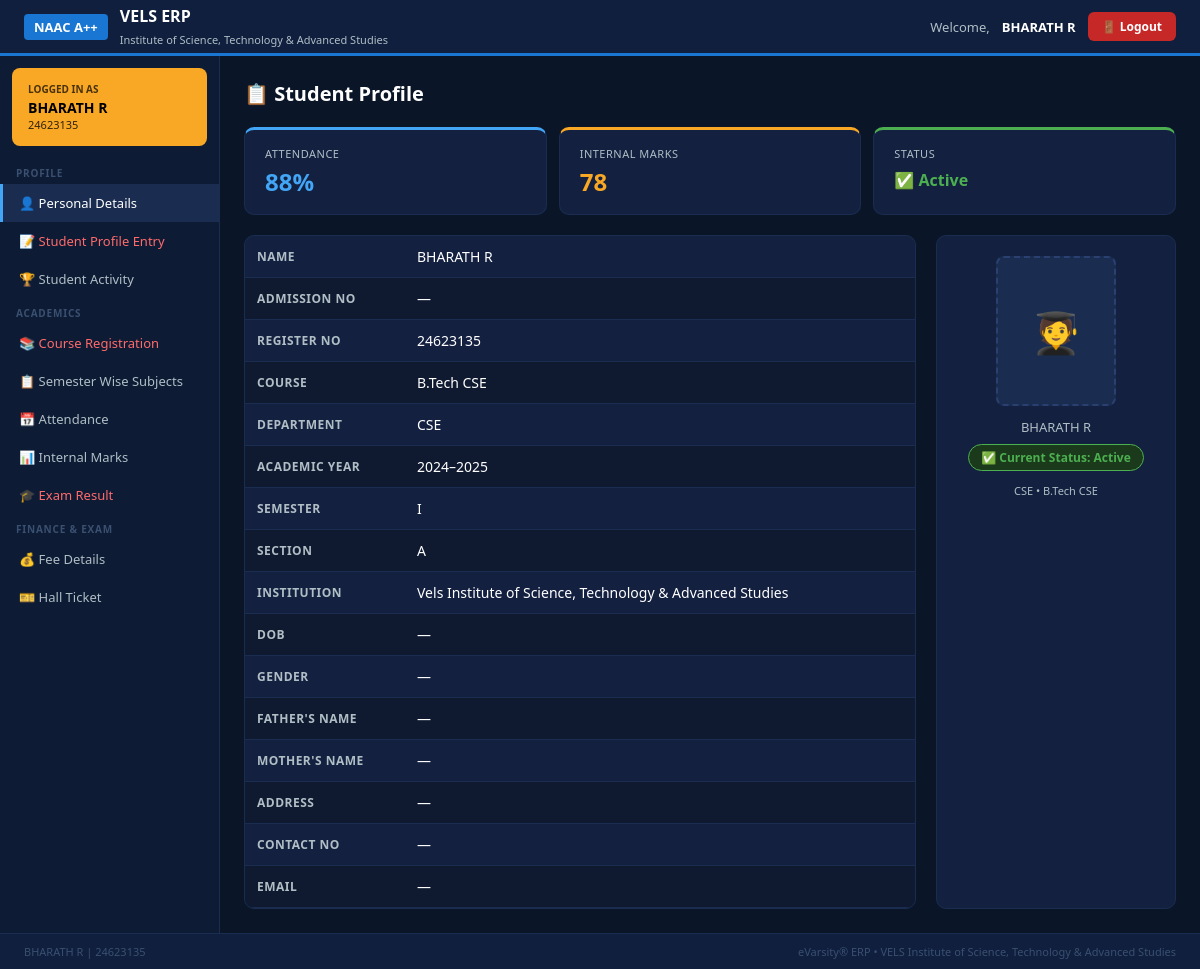
The page /student (signed in) on the database its author committed.
### tables this page shows
CREATE TABLE students (
        id INTEGER PRIMARY KEY AUTOINCREMENT,
        name TEXT, regno TEXT UNIQUE,
        dept TEXT, course TEXT DEFAULT '',
        marks TEXT DEFAULT '', attendance TEXT DEFAULT ''
    );

### app.py (the view)
@app.route("/student")
def student_dashboard():
    if session.get("role") != "student":
        return redirect(url_for("login"))
    conn = get_db()
    student = conn.execute("SELECT * FROM students WHERE id=?", (session["student_id"],)).fetchone()
    conn.close()
    return render_template("student_dashboard.html", student=student)

### app.py (called while the page is built)
def get_db():
    return sqlite3.connect(DB)

### templates/student_dashboard.html (shortened to what this page needs)
{% extends "base.html" %}
{% block body %}
<div class="topbar">
  <div style="display:flex;align-items:center;gap:12px">
    <div style="background:var(--blue2);padding:4px 10px;border-radius:4px;font-weight:700;font-size:13px">NAAC A++</div>
    <div><h1>VELS ERP</h1><span style="font-size:11px;color:var(--gray)">Institute of Science, Technology & Advanced Studies</span></div>
  </div>
  <div style="display:flex;align-items:center;gap:12px;font-size:13px;color:var(--gray)">
    Welcome, <b style="color:#fff">{{ student[1] }}</b>
    <a href="/logout" class="btn btn-red" style="padding:6px 14px;font-size:12px">🚪 Logout</a>
  </div>
</div>
<div class="layout">
  <div class="sidebar">
    <div class="welcome-box">
      <div class="label">Logged in as</div>
      <div class="name">{{ student[1] }}</div>
      <div class="regno">{{ student[2] }}</div>
    </div>
    <div class="section-label">Profile</div>
    <div class="menu-item active">👤 Personal Details</div>
    <div class="menu-item red">📝 Student Profile Entry</div>
    <div class="menu-item">🏆 Student Activity</div>
    <div class="section-label">Academics</div>
    <div class="menu-item red">📚 Course Registration</div>
    <div class="menu-item">📋 Semester Wise Subjects</div>
    <div class="menu-item">📅 Attendance</div>
    <div class="menu-item">📊 Internal Marks</div>
    <div class="menu-item red">🎓 Exam Result</div>
    <div class="section-label">Finance & Exam</div>
    <div class="menu-item">💰 Fee Details</div>
    <div class="menu-item">🎫 Hall Ticket</div>
  </div>
  <div class="main">
    <div class="page-title">📋 Student Profile</div>
    <div class="stat-cards">
      <div class="stat-card blue"><div class="label">Attendance</div><div class="value">{{ student[6] or '—' }}</div></div>
      <div class="stat-card gold"><div class="label">Internal Marks</div><div class="value">{{ student[5] or '—' }}</div></div>
      <div class="stat-card green"><div class="label">Status</div><div class="value" style="font-size:16px;margin-top:8px">✅ Active</div></div>
    </div>
    <div class="profile-grid">
      <div class="profile-table-wrap">
        <table class="profile-table">
          <tr><td>Name</td><td>{{ student[1] }}</td></tr>
          <tr><td>Admission No</td><td>—</td></tr>
          <tr><td>Register No</td><td>{{ student[2] }}</td></tr>
          <tr><td>Course</td><td>{{ student[4] or '—' }}</td></tr>
          <tr><td>Department</td><td>{{ student[3] }}</td></tr>
          <tr><td>Academic Year</td><td>2024–2025</td></tr>
          <tr><td>Semester</td><td>I</td></tr>
          <tr><td>Section</td><td>A</td></tr>
          <tr><td>Institution</td><td>Vels Institute of Science, Technology & Advanced Studies</td></tr>
          <tr><td>DOB</td><td>—</td></tr>
          <tr><td>Gender</td><td>—</td></tr>
          <tr><td>Father's Name</td><td>—</td></tr>
          <tr><td>Mother's Name</td><td>—</td></tr>
          <tr><td>Address</td><td>—</td></tr>
          <tr><td>Contact No</td><td>—</td></tr>
          <tr><td>Email</td><td>—</td></tr>
        </table>
      </div>
      <div class="photo-card">
        <div class="photo-placeholder">🧑‍🎓</div>
        <div style="font-size:13px;color:var(--gray);margin-bottom:8px">{{ student[1] }}</div>
        <div class="status-badge">✅ Current Status: Active</div>
        <div style="margin-top:12px;font-size:11px;color:var(--gray)">{{ student[3] }} • {{ student[4] or 'N/A' }}</div>
      </div>
    </div>
  </div>
</div>
<div class="footer-bar">
  <span>{{ student[1] }} | {{ student[2] }}</span>
  <span>eVarsity® ERP • VELS Institute of Science, Technology & Advanced Studies</span>
</div>
{% endblock %}

### templates/base.html (style rules this page uses)
* { margin:0;padding:0;box-sizing:border-box;font-family:'Segoe UI',sans-serif }
:root { --navy:#0a1628;--navy2:#0f1f3d;--sidebar:#0d1b35; --blue:#1565c0;--blue2:#1976d2;--blue3:#42a5f5; --red:#c62828;--red2:#ef5350; --gold:#f9a825;--green:#2e7d32;--green2:#4caf50; --white:#ffffff;--gray:#b0bec5;--dark:#263238; --card:#132040;--hover:#1a2d50; }
body { background:var(--navy);color:var(--white);min-height:100vh }
a { text-decoration:none;color:inherit }
.btn { padding:8px 18px;border:none;border-radius:6px;cursor:pointer;font-size:14px;font-weight:600;transition:.2s }
.btn-red { background:var(--red);color:#fff }
table { width:100%;border-collapse:collapse }
td { padding:11px 12px;font-size:14px;border-bottom:1px solid #1a2d50 }
tr:nth-child(even) td { background:#0f1a30 }

### templates/student_dashboard.html (style rules this page uses)
body { display:flex;flex-direction:column;min-height:100vh }
.topbar { background:var(--navy2);border-bottom:3px solid var(--blue2);padding:0 24px;display:flex;align-items:center;justify-content:space-between;height:56px }
.topbar h1 { font-size:16px;font-weight:700 }
.layout { display:flex;flex:1 }
.sidebar { width:220px;background:var(--sidebar);border-right:1px solid #1a2d50;flex-shrink:0 }
.welcome-box { background:var(--gold);color:#000;padding:14px 16px;margin:12px;border-radius:8px }
.welcome-box .label { font-size:10px;font-weight:700;text-transform:uppercase;opacity:.7 }
.welcome-box .name { font-size:14px;font-weight:800;margin-top:2px }
.welcome-box .regno { font-size:11px;opacity:.8 }
.section-label { font-size:10px;color:#3a5070;text-transform:uppercase;letter-spacing:.8px;padding:8px 16px 4px;font-weight:600 }
.menu-item { padding:10px 16px;font-size:13px;color:var(--gray);cursor:pointer;border-left:3px solid transparent;transition:.15s }
.menu-item:hover,.menu-item.active { background:var(--hover);color:#fff;border-left-color:var(--blue3) }
.menu-item.red { color:#ff6b6b }
.main { flex:1;padding:24px;overflow-y:auto }
.page-title { font-size:20px;font-weight:700;margin-bottom:20px }
.stat-cards { display:grid;grid-template-columns:repeat(3,1fr);gap:12px;margin-bottom:20px }
.stat-card { background:var(--card);border-radius:10px;padding:16px 20px;border:1px solid #1a2d50;border-top:3px solid }
.stat-card.blue { border-top-color:var(--blue3) }
.stat-card.gold { border-top-color:var(--gold) }
.stat-card.green { border-top-color:var(--green2) }
.stat-card .label { font-size:11px;color:var(--gray);text-transform:uppercase;letter-spacing:.5px }
.stat-card .value { font-size:24px;font-weight:800;margin-top:4px }
.stat-card.blue .value { color:var(--blue3) }
.stat-card.gold .value { color:var(--gold) }
.stat-card.green .value { color:var(--green2) }
.profile-grid { display:grid;grid-template-columns:1fr 240px;gap:20px }
.profile-table-wrap { background:var(--card);border-radius:10px;overflow:hidden;border:1px solid #1a2d50 }
.profile-table td:first-child { color:var(--gray);font-size:12px;text-transform:uppercase;letter-spacing:.5px;width:160px;font-weight:600 }
.photo-card { background:var(--card);border-radius:10px;padding:20px;border:1px solid #1a2d50;text-align:center }
.photo-placeholder { width:120px;height:150px;background:#1a2d50;border:2px dashed #2a4070;border-radius:8px;margin:0 auto 12px;display:flex;align-items:center;justify-content:center;font-size:40px }
.status-badge { display:inline-block;background:#1b3a1b;color:#4caf50;padding:4px 12px;border-radius:20px;font-size:12px;font-weight:600;border:1px solid #4caf50 }
.footer-bar { background:var(--navy2);border-top:1px solid #1a2d50;padding:10px 24px;display:flex;justify-content:space-between;font-size:11px;color:#3a5070 }

### rows shown on the page
students: name "BHARATH R", regno "24623135", attendance "88%", marks "78", course "B.Tech CSE", dept "CSE"
